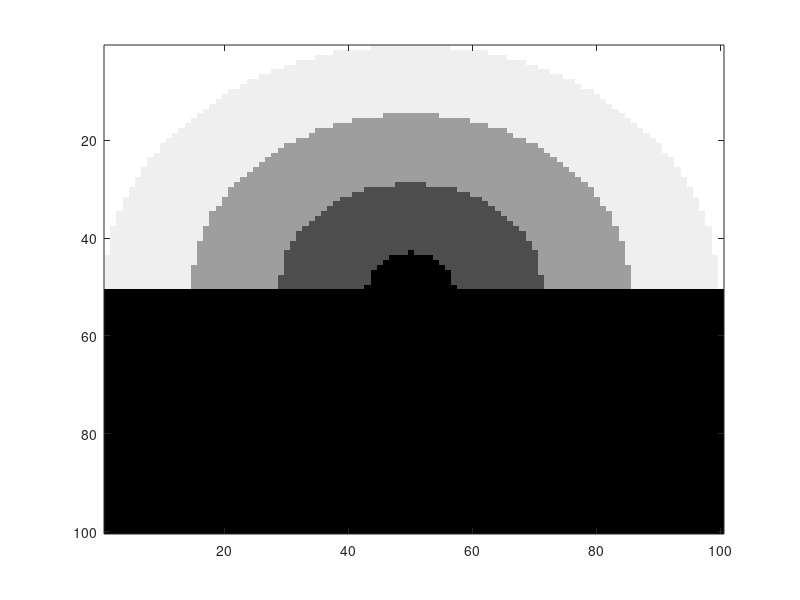
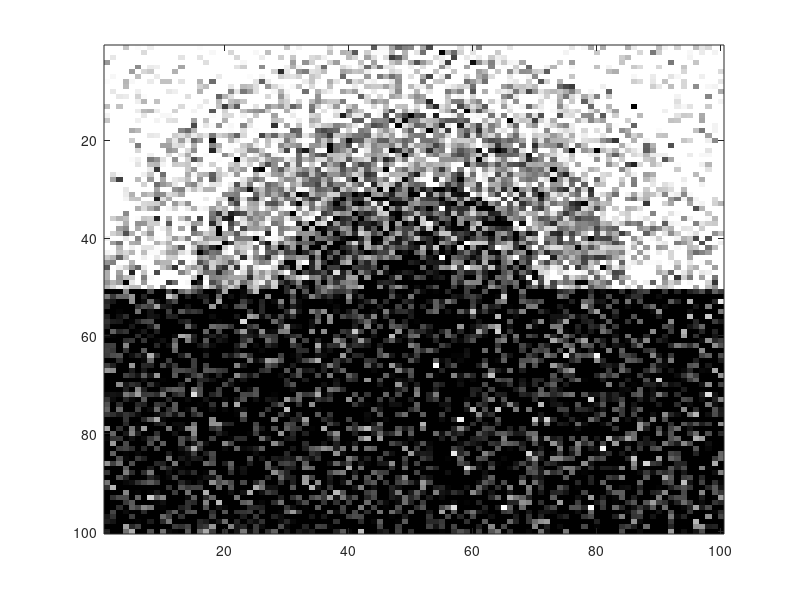

Write the MATLAB code that produced these figures, in order. (Note: this script raises an error after producing the figures.)
%%
% This is an image denoising example with BP
% We construct a noisy image of a rainbow and connects the
% pixels in a grid pattern to form a pairwise Markov Random Field.

%% SET THIS!!
% this should be the location of graphlab.a etc
BINARY_DIRECTORY = [getenv('HOME') '/graphlab/graphlabapi/release/src/graphlab'];
%%
% Image dimensions and arity
arity = 5;
imgdim = 100;
%% generate images
% This generates a clean rainbow image
cleanimg = zeros(imgdim,imgdim);
maxd = [imgdim,imgdim]/2;
maxd = sqrt(sum(maxd.*maxd));
for i = 1:(imgdim/2)
    for j = 1:imgdim
        d = [i,j] - ([imgdim,imgdim]/2);
        d = sqrt(sum(d.*d));
        cleanimg(i,j) = round(d / maxd * arity);
    end
end
cleanimg(cleanimg >= arity) = arity - 1;

% make noisy image by adding random gaussian noise
noisyimg = cleanimg + randn(imgdim);
%% display images
figure;
image(cleanimg / arity * 100);
colormap('gray');
figure;
image(noisyimg / arity * 100);
colormap('gray');
%% generate vertex data
vdata = {};
for i = 1:imgdim
    for j = 1:imgdim
        vtx.belief = ones(1,arity); % Reset the vertex belief
        % set the unary potential to be a gaussian pdf around the noisy image
        vtx.unary = pdf('norm',0:(arity-1), noisyimg(i,j), 1); 
        % normalize
        vtx.unary = vtx.unary ./ sum(vtx.unary);
        % Vertices are numbered from 1. Assign the vertex data.
        vdata{(i-1)*100+j} = vtx;
    end
end

%% generate laplace edgedata

edge.binary = zeros(arity);
for i = 1:arity
    for j = 1:arity
        edge.binary(i,j) = exp(-3 * abs(i-j));
    end
end
edge.msg = ones(1,5);
% We only need one entry in the edge data since all edges have identical values
edata = {edge};
%% generate adjacency matrix
% connect up data in a grid
adj =sparse(length(vdata),length(vdata));
for xi = 1:imgdim
    for xj = 1:imgdim
        if (xi - 1 >= 1) 
            adj((xi-1)*100+xj, (xi-2)*100+xj) = 1;
        end
        if (xi + 1 <= imgdim) 
            adj((xi-1)*100+xj, (xi)*100+xj) = 1;
        end
        if (xj - 1 >= 1) 
            adj((xi-1)*100+xj, (xi-1)*100+xj-1) = 1;
        end
        if (xj + 1 <= imgdim) 
            adj((xi-1)*100+xj, (xi-1)*100+xj+1) = 1;
        end
    end
end
%% compile update function
compile_update_function({'bp_update'}, vdata{1},edata{1}, BINARY_DIRECTORY, 'bp', 'bp');
%% set options
options.initial_schedule(1).update_function = 'bp_update';
options.initial_schedule(1).vertices=uint32(1:(imgdim * imgdim));
options.initial_schedule(1).priorities=ones(size(options.initial_schedule(1).vertices));
options.scheduler = 'splash(50)';
options.ncpus = 4;
options.scope = 'edge';
%% cd in the BP directory and call
cd bp
%%
[v2,adj2,e2] = bp(vdata,adj,edata, options);
%%
cd ..
%% display output

outputimg = zeros(imgdim);
for i = 1:imgdim
    for j = 1:imgdim
        [c,idx] = max(v2{(i-1)*100+j}.belief);
        outputimg(i,j) = idx;
    end
end
figure;
imagesc(outputimg);
colormap('gray');
